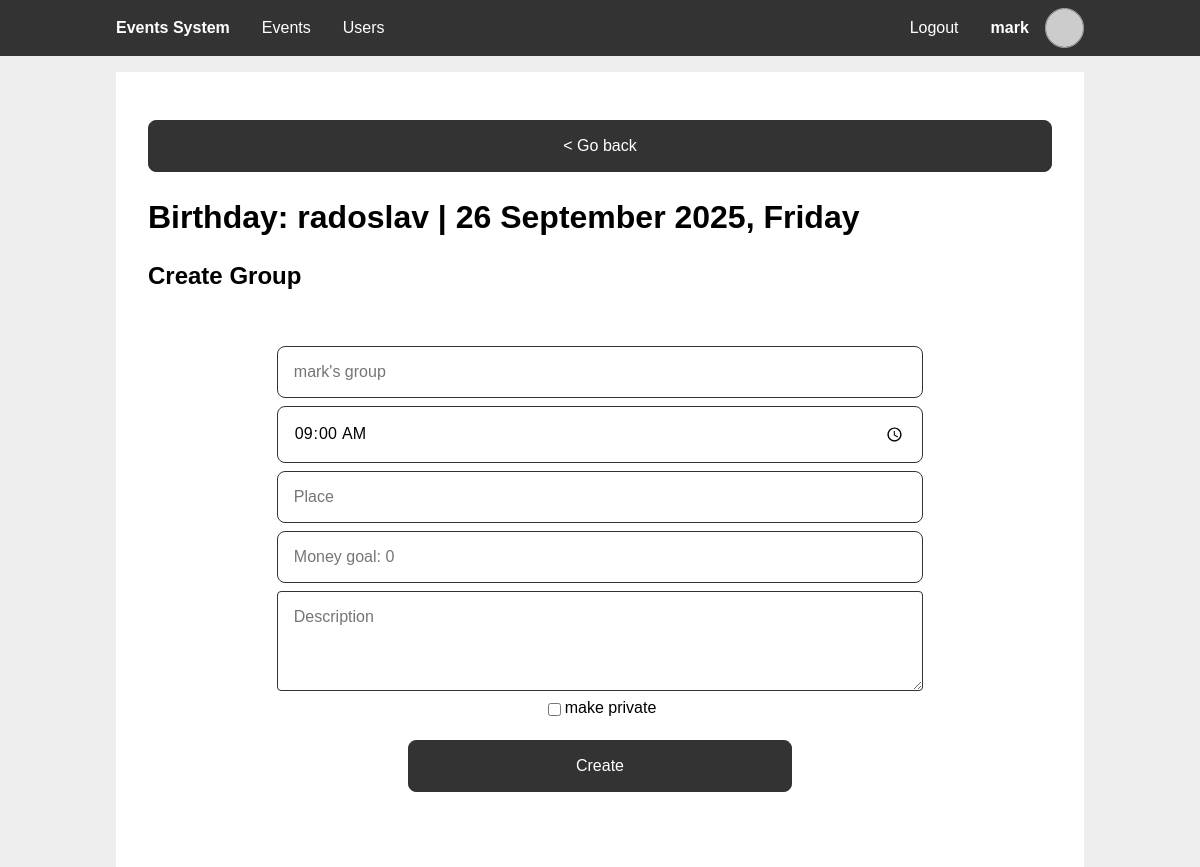
Page /group_create.php?event_id=6&year=2025 (signed in) on the committed database.
### tables this page shows
CREATE TABLE `users` (
  `id` int(11) NOT NULL,
  `username` varchar(50) NOT NULL,
  `email` varchar(50) DEFAULT NULL,
  `birthday_event` int(11) NOT NULL,
  `password_hash` char(60) NOT NULL
);

CREATE TABLE `events` (
  `event_id` int(11) NOT NULL,
  `creator_id` int(11) DEFAULT NULL,
  `name` varchar(50) NOT NULL,
  `date` date NOT NULL,
  `description` varchar(100) NOT NULL,
  `recurring` tinyint(1) NOT NULL
);

### includes/db_users.php (called while the page is built, shortened)
<?php
function getUserById($viewer, $user_id) {
  $pdo = getPDO();
  $stmt = $pdo->prepare('SELECT u.id,
                                u.username,
                                u.email,
                                e.date AS birthdate,
                                fu.favorite_user_id IS NOT NULL as favorite
                        FROM users u
                        JOIN events e ON u.birthday_event = e.event_id
                        LEFT JOIN favorite_users fu ON fu.user_id = ? AND fu.favorite_user_id = u.id
                        WHERE u.id = ?');
  $stmt->execute([$viewer, $user_id]);
  $user = $stmt->fetch();
  return $user;
}
?>

### includes/session.php (called while the page is built, shortened)
<?php
require_once "db_users.php";
function getUserId() {
  global $user;
  if (!$user) {
    $user = getUserById(null, $_SESSION['user_id'] ?? null);
  }
  return $user["id"];
}
function ensureLoggedIn() {
  if (!getUserId()) {
    header('Location: ./login.php');
    exit;
  }
}
?>

### includes/gravatar.php (called while the page is built)
<?php
function gravatarUrl($arg) {
  $email = is_string($arg) ? $arg : ($arg['email'] ?: $arg['username']);
  return "https://www.gravatar.com/avatar/".hash("sha256", strtolower(trim($email)))."?d=identicon";
}
?>

### includes/db_events.php (called while the page is built, shortened)
<?php
function getEventById($event_id) {
  $pdo = getPDO();
  $stmt = $pdo->prepare('SELECT e.*,
                                u.username AS creator_username
                        FROM events e
                        LEFT JOIN users u ON e.creator_id = u.id
                        WHERE e.event_id = ?');
  $stmt->execute([$event_id]);
  return $stmt->fetch();
}
?>

### group_create.php (the view, shortened to what this page needs)
<?php
require_once 'includes/session.php';
require_once 'includes/db_events.php';
ensureLoggedIn();
$event_id = $_GET['event_id'];
$year = $_GET['year'];
$event = getEventById($event_id);
$correct_date = strtotime(date('d M ', strtotime($event['date'])).$year);
?>
<?php
$page_styles = ["styles/groups.css"];
include 'templates/main_header.php'
?>
<section class="content">
  <a class="btn" href="event_view.php?event_id=<?php echo $event_id ?>&year=<?php echo $year ?>"
  >&lt Go back</a>
  <h1><?php echo htmlspecialchars($event['name']) ?> | <?php echo date('d F Y, l', $correct_date) ?></h1>
  <h2>Create Group</h2>
  <section class="content group-form">
    <form class="form-group" method="POST">
      <input type="text" name="group-name" placeholder="<?php echo $user['username']?>'s group">
      <input type="time" name="meeting-time" value="09:00:00">
      <input type="text" name="meeting-place" placeholder="Place">
      <input type="number" min="0" name="money-goal" placeholder="Money goal: 0">
      <textarea type="text" name="group-description" placeholder="Description"></textarea>
      <div class="two-items">
        <input type="checkbox" id="is-private" name="is-private">
        <label for="is-private">make private</label>
      </div>
      <button type="submit" class="btn">Create</button>
    </form>
  </section>
</section>
<?php
include 'templates/main_footer.php'
?>

### templates/main_header.php (shortened to what this page needs)
<?php
require_once 'includes/gravatar.php';
function active($param) {
  $isActive = basename($_SERVER['SCRIPT_NAME'], ".php") === $param;
  echo $isActive ? 'class="active"' : '';
}
?>
<!DOCTYPE html>
<html lang="en">
<head>
  <link rel="stylesheet" href="styles/main.css">
  <?php foreach ($page_styles as $style): ?>
    <link rel="stylesheet" href="<?php echo $style?>">
  <?php endforeach ?>
</head>
<body>
  <nav>
    <div class="wrapper">
      <ul>
        <li>
          <span><h1>Events System</h1></span>
        </li>
      </ul>
      <?php if (isset($user) && $user): ?>
      <ul class="middle">
        <li>
          <a href="./" <?php active("index") ?>>Events</a>
        </li>
        <li>
          <a href="./users.php" <?php active("users") ?>>Users</a>
        </li>
      </ul>
      <ul>
        <li>
          <a href="logout.php">Logout</a>
        </li>
        <li>
          <a href="profile.php" <?php active("profile") ?>>
            <div class="profile-info">
              <strong><?php echo $user['username'] ?></strong>
              <img class="profile-picture" alt="Profile Picture" src="<?php echo gravatarUrl($user) ?>">
            </div>
          </a>
        </li>
      </ul>
      <?php endif ?>
    </div>
  </nav>
  <main class="wrapper">

### styles/main.css (style rules this page uses)
:root { --color-accent: #333; --color-accent-active: #444; --color-accent-inactive: #777; --color-background: #fff; --color-background-body: #eee; --color-text: #000; --color-text-accent: #fff; --color-text-error: #dc3545; --color-text-error-active: #c82333; --color-text-confirm: #28a745; --color-text-confirm-active: #218838; --color-chat-bubble: #1f8aff; --nav-height: 3.5em; }
* { box-sizing: border-box; }
body { font-family: sans-serif; color: var(--color-text); background-color: var(--color-background-body); min-height: 100vh; margin: 0; }
h1 { font-size: 2em; }
ul { list-style: none; padding: 0; margin: 0; }
a { color: inherit; }
form input, form .btn, form select, form .select-dynamic form textarea { width: 100%; }
input, select, .select-dynamic, textarea, .btn { display: block; font-size: inherit; font-family: inherit; border: 1px solid var(--color-accent); padding: 1em; margin: 1em 0; border-radius: 0.5em; text-decoration: none; }
input[type=checkbox], input[type=radio] { width: unset; display: unset; }
label { display: block; }
.btn { cursor: pointer; color: var(--color-text-accent); background-color: var(--color-accent); text-align: center; align-content: center; white-space: nowrap; }
.wrapper { width: 100%; max-width: 1000px; margin: 0 auto; }
body > main { flex-grow: 1; }
body > nav { display: flex; justify-content: center; width: 100%; top: 0; left: 0; color: var(--color-text-accent); background-color: var(--color-accent); z-index: 1; }
body > nav h1 { margin: 0; padding: 0; }
body > nav .wrapper { display: flex; flex-direction: column; }
body > nav a { text-decoration: none; }
body > nav ul { display: flex; align-items: center; flex-direction: column; }
body > nav ul.middle { flex-grow: 1; margin: 1em 0; }
body > nav li { height: var(--nav-height); width: 100%; }
body > nav li > a, body > nav li > span { display: flex; align-items: center; justify-content: center; padding: 0 1em; height: 100%; }
body > nav .profile-info { height: 100%; }
body > nav .profile-picture { height: 70%; }
.content { padding: 2em; background-color: var(--color-background); margin: 1em; }
.profile-info { display: flex; align-items: center; gap: 1em }
.profile-picture { border-radius: 50%; border: 1px solid #aaa; }
@media only screen and (min-width: 768px) { body { flex-direction: unset; padding-top: var(--nav-height); } }
@media only screen and (min-width: 768px) { form input, form select, form .select-dynamic, form .btn, textarea { width: 24em; } }
@media only screen and (min-width: 768px) { body > nav { position: fixed; } }
@media only screen and (min-width: 768px) { body > nav h1 { font-size: 1em; } }
@media only screen and (min-width: 768px) { body > nav .wrapper { flex-direction: row; } }
@media only screen and (min-width: 768px) { body > nav ul { flex-direction: row; } }
@media only screen and (min-width: 768px) { body > nav ul.middle { flex-direction: row; margin: unset; } }
@media only screen and (min-width: 768px) { body > nav li { width: unset; } }

### styles/groups.css (style rules this page uses)
.two-items { display: flex; margin: 4px; justify-content: center; white-space: nowrap; }
.content.group-form form { display: flex; flex-direction: column; align-items: center; }
.content.group-form input { width: 80%; margin: 4px; }
.content.group-form textarea { width: 80%; min-height: 100px; max-height: 150px; margin: 4px; border-radius: 0.25em; resize: vertical; }

### rows in the picture
users: username "mark", group-name "mark's group"
events: name "Birthday: radoslav", date "26 September 2025, Friday"
